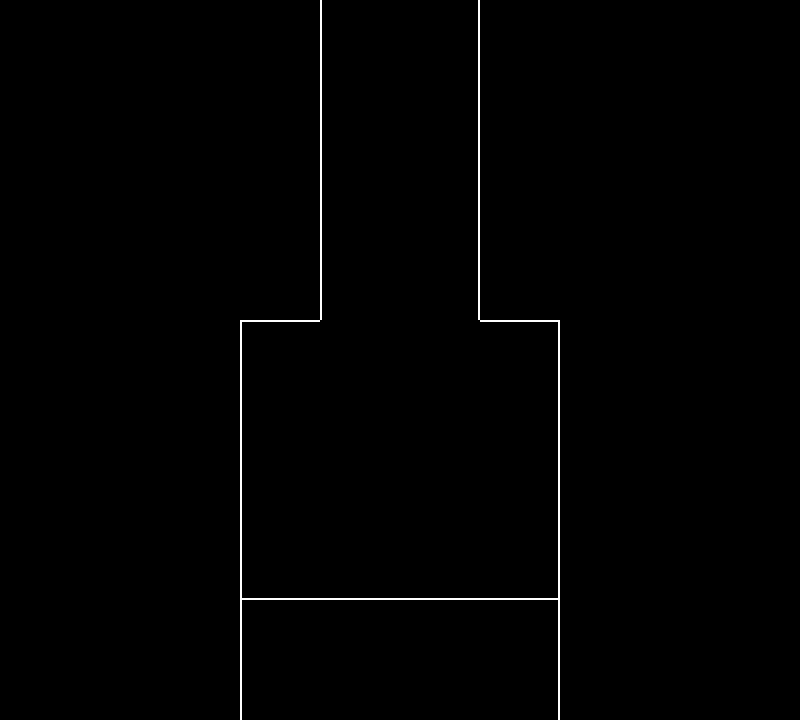

Tiled map render using the project's own tile images. Description and the whole map definition, tile-layer contents included, below:
An orthogonal 20x18 tile map with 40x40 px tiles, 1 tile layer (Tile Layer 1), 2 tilesets and 12 objects (transition, npc, script, entry, spawn).

<map version="1.9" tiledversion="1.9.0" orientation="orthogonal" renderorder="right-down" width="20" height="18" tilewidth="40" tileheight="40" infinite="0" nextlayerid="6" nextobjectid="13">
 <editorsettings>
  <export target="data.lua" format="lua" />
 </editorsettings>
 <properties>
  <property name="border" value="simple" />
  <property name="music" value="deltarune/wind_highplace" />
 </properties>
 <tileset firstgid="1" source="../../../../../../tilesets/blackspace.tsx" />
 <tileset firstgid="31" source="../../../../../../tilesets/thoughts.tsx" />
 <objectgroup id="2" name="objects_bg" />
 <layer id="1" name="Tile Layer 1" width="20" height="18">
  <data encoding="csv">
0,0,0,0,0,0,0,0,34,35,35,36,0,0,0,0,0,0,0,0,
0,0,0,0,0,0,0,0,34,35,35,36,0,0,0,0,0,0,0,0,
0,0,0,0,0,0,0,0,34,35,35,36,0,0,0,0,0,0,0,0,
0,0,0,0,0,0,0,0,34,35,35,36,0,0,0,0,0,0,0,0,
0,0,0,0,0,0,0,0,34,35,35,36,0,0,0,0,0,0,0,0,
0,0,0,0,0,0,0,0,34,35,35,36,0,0,0,0,0,0,0,0,
0,0,0,0,0,0,0,0,34,35,35,36,0,0,0,0,0,0,0,0,
0,0,0,0,0,0,0,0,34,35,35,36,0,0,0,0,0,0,0,0,
0,0,0,0,0,0,31,32,35,35,35,35,32,33,0,0,0,0,0,0,
0,0,0,0,0,0,34,35,35,35,35,35,35,36,0,0,0,0,0,0,
0,0,0,0,0,0,34,35,35,35,35,35,35,36,0,0,0,0,0,0,
0,0,0,0,0,0,34,35,35,35,35,35,35,36,0,0,0,0,0,0,
0,0,0,0,0,0,34,35,35,35,35,35,35,36,0,0,0,0,0,0,
0,0,0,0,0,0,34,35,35,35,35,35,35,36,0,0,0,0,0,0,
0,0,0,0,0,0,37,38,38,38,38,38,38,39,0,0,0,0,0,0,
0,0,0,0,0,0,34,35,35,35,35,35,35,36,0,0,0,0,0,0,
0,0,0,0,0,0,34,35,35,35,35,35,35,36,0,0,0,0,0,0,
0,0,0,0,0,0,34,35,35,35,35,35,35,36,0,0,0,0,0,0
</data>
 </layer>
 <objectgroup id="3" name="collision">
  <object id="1" x="200" y="320" width="40" height="280" />
  <object id="2" x="240" y="600" width="320" height="40" />
  <object id="3" x="560" y="320" width="40" height="280" />
  <object id="4" x="480" y="280" width="80" height="40" />
  <object id="5" x="480" y="0" width="40" height="280" />
  <object id="6" x="280" y="0" width="40" height="280" />
  <object id="7" x="240" y="280" width="80" height="40" />
 </objectgroup>
 <objectgroup id="4" name="objects">
  <object id="8" name="transition" x="320" y="-40" width="160" height="40">
   <properties>
    <property name="map" value="devhotel/rooms/room_001/thoughts/crossroads" />
    <property name="marker" value="south" />
   </properties>
  </object>
  <object id="11" name="npc" x="400" y="120">
   <properties>
    <property name="actor" value="brenda_dreamscape" />
    <property name="facing" value="up" />
    <property name="flagcheck" value="!b_entrance" />
   </properties>
   <point />
  </object>
  <object id="12" name="script" x="320" y="280" width="160" height="40">
   <properties>
    <property name="cutscene" value="thoughts.entrance" />
    <property name="once" type="bool" value="true" />
   </properties>
  </object>
 </objectgroup>
 <objectgroup id="5" name="markers">
  <object id="9" name="entry" x="400" y="40">
   <point />
  </object>
  <object id="10" name="spawn" x="400" y="530">
   <point />
  </object>
 </objectgroup>
</map>
